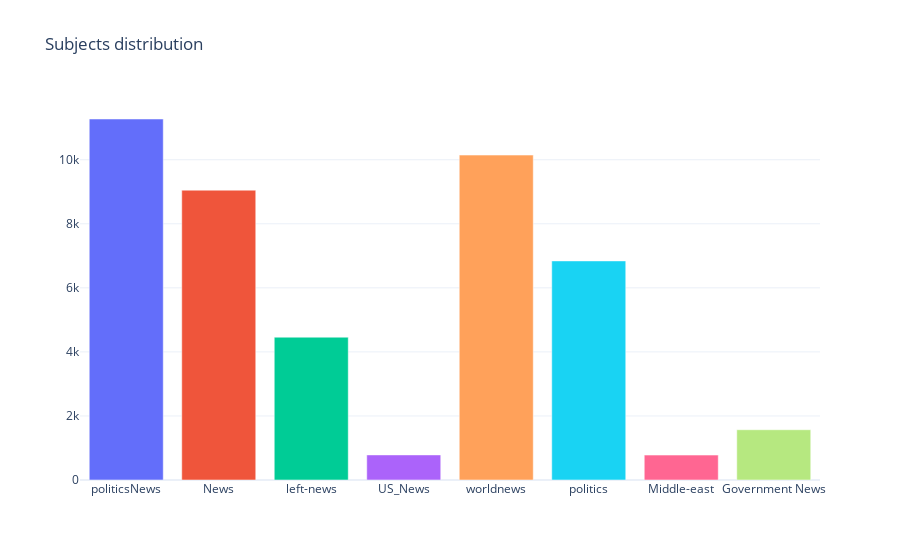

Notebook source saved alongside this figure:
### Code cell
subjects = list({news.subject for news in all_news})
Figure(
    data=[
        Bar(x=[subject], y=[sum([1 for news in all_news if  news.subject == subject])])
        for subject in subjects
    ],
    layout=Layout(showlegend=False, title="Subjects distribution", template="plotly_white")
)

### Figure 1 — Plotly figure (JSON) as saved in the notebook; plotly's stock layout.template omitted (floating-point values rounded to 4 significant figures)
{"data": [{"type": "bar", "x": ["politicsNews"], "y": [11272]}, {"type": "bar", "x": ["News"], "y": [9050]}, {"type": "bar", "x": ["left-news"], "y": [4459]}, {"type": "bar", "x": ["US_News"], "y": [783]}, {"type": "bar", "x": ["worldnews"], "y": [10145]}, {"type": "bar", "x": ["politics"], "y": [6841]}, {"type": "bar", "x": ["Middle-east"], "y": [778]}, {"type": "bar", "x": ["Government News"], "y": [1570]}], "layout": {"showlegend": false, "title": {"text": "Subjects distribution"}}}
